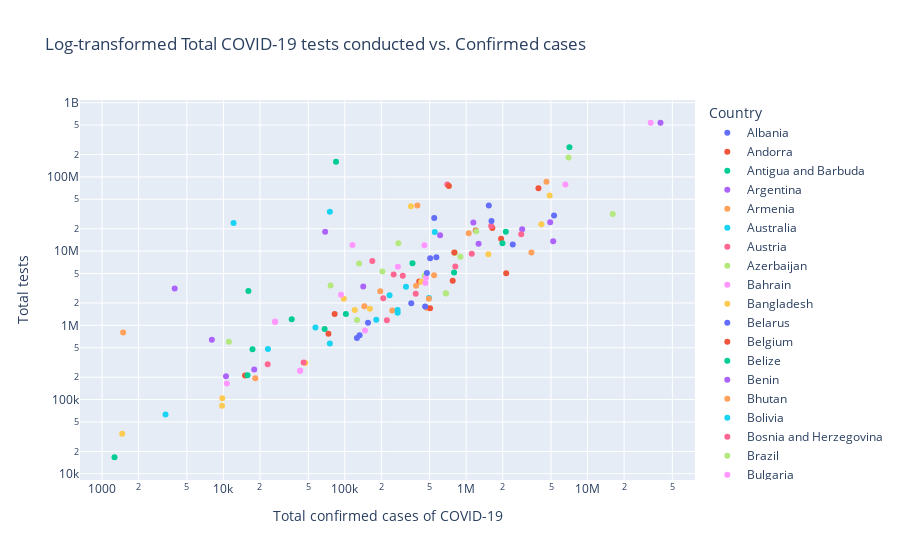

Notebook code for this chart:
### Code cell
#Data Visualization
#create a scatterplot using plotly 
#use log scale for both axes as total_tests and total_cases values are huge
fig = px.scatter(cases_tests_df, x="total_cases", y="total_tests", log_x=True,log_y=True,
                 hover_name="location", hover_data=["total_cases", "total_tests"],trendline="ols",
                 color="location",title="Log-transformed Total COVID-19 tests conducted vs. Confirmed cases",
                 labels={
                     "total_cases": "Total confirmed cases of COVID-19",
                     "total_tests": "Total tests",
                     "location": "Country",
                 })

fig.show()
